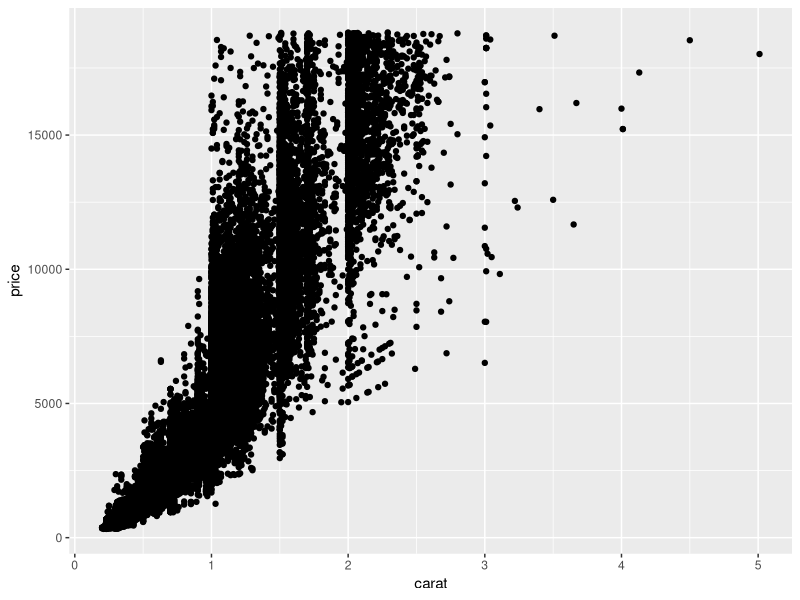
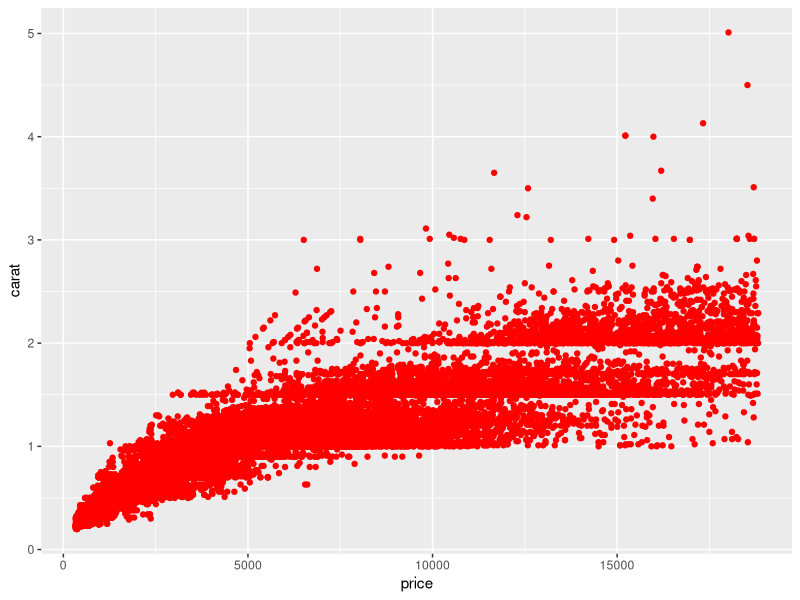

Recreate these plots in R, in order.
## ---- chunk 1
library(tidyverse)
# knitr options
knitr::opts_chunk$set(echo = TRUE)
## ---- chunk 2
glimpse(diamonds)

## ---- chunk 3
## TODO: Complete this code
diamonds |>
  ggplot() +
  geom_point(aes(x = carat, y = price))
## ---- chunk 4
## TODO: Complete this code
diamonds |>
  ggplot(
    mapping = aes(
      x = price, 
      y = carat,
      )
    ) +
  geom_point(
    colour = 'red'
  )
  
